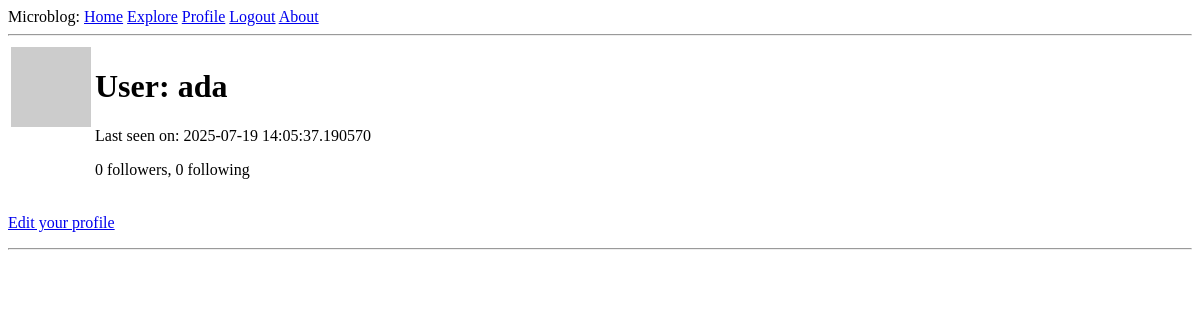
The page /user/ada (signed in) on the database as committed earlier.
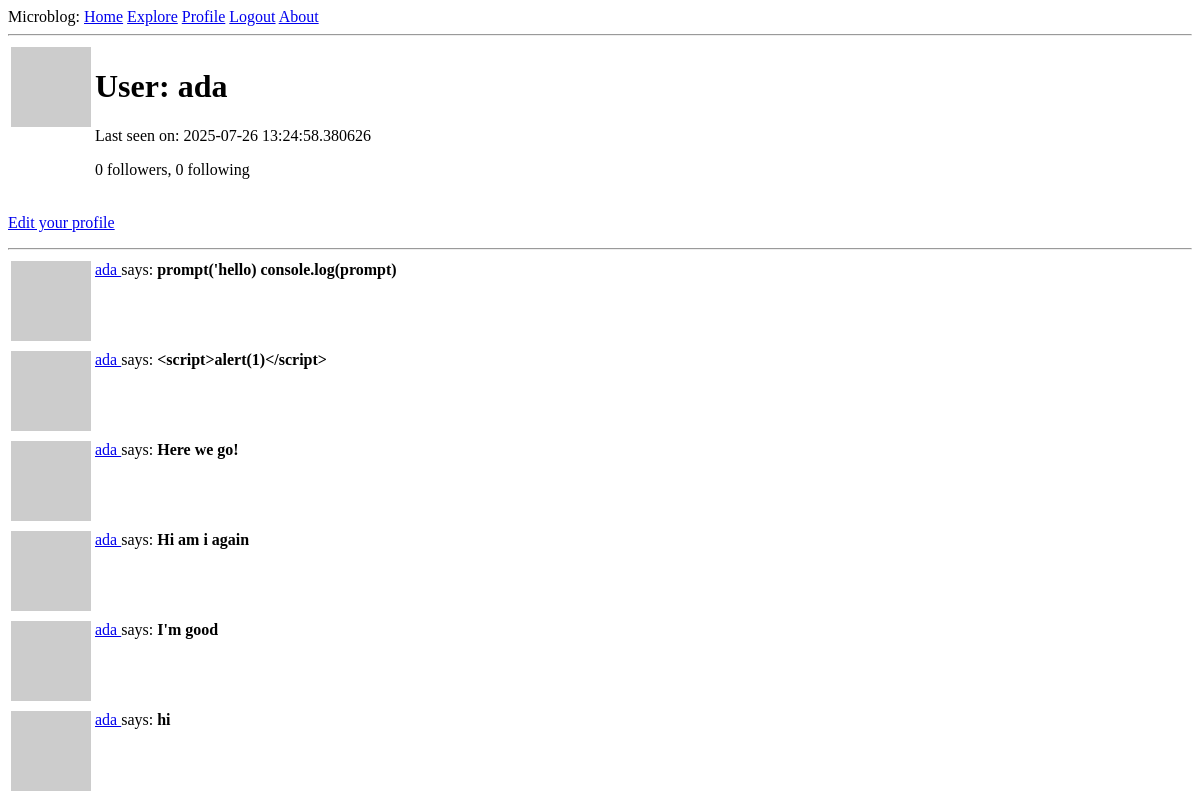
The same page on the database as committed later.
### app/models.py (models this page shows, shortened)
class User(UserMixin, db.Model):
    id: so.Mapped[int] = so.mapped_column(primary_key=True)
    username: so.Mapped[str] = so.mapped_column(sa.String(64), index=True, unique=True)
    email: so.Mapped[str] = so.mapped_column(sa.String(120), index=True, unique=True)
    password_hash: so.Mapped[Optional[str]] = so.mapped_column(sa.String(256))
    posts: so.WriteOnlyMapped['Post'] = so.relationship(back_populates='author')
    about_me: so.Mapped[Optional[str]] = so.mapped_column(sa.String(140))
    last_seen: so.Mapped[Optional[datetime]] = so.mapped_column(default=lambda:datetime.now(timezone.utc))
    following: so.WriteOnlyMapped['User'] = so.relationship(
        secondary=followers, primaryjoin=(followers.c.follower_id == id),
        secondaryjoin=(followers.c.followed_id == id),
        back_populates='followers')
    followers: so.WriteOnlyMapped['User'] = so.relationship(
        secondary=followers, primaryjoin=(followers.c.followed_id == id),
        secondaryjoin=(followers.c.follower_id == id),
        back_populates='following')
    def followers_count(self):
        query = sa.select(sa.func.count()).select_from(
            self.followers.select().subquery())
        return db.session.scalar(query)
    def following_count(self):
        query = sa.select(sa.func.count()).select_from(
            self.following.select().subquery())
        return db.session.scalar(query)
    def avatar(self, size):
        digest = md5(self.email.lower().encode('utf-8')).hexdigest()
        return f"https://www.gravatar.com/avatar/{digest}?d=identicon&s={size}"
    @login.user_loader
    def load_user(id):
        return db.session.get(User, int(id))

class Post(db.Model):
    id: so.Mapped[int] = so.mapped_column(primary_key=True)
    body: so.Mapped[str] = so.mapped_column(sa.String(140))
    timestamp: so.Mapped[datetime] = so.mapped_column(index=True, default=lambda: datetime.now(timezone.utc))
    user_id: so.Mapped[int] = so.mapped_column(sa.ForeignKey(User.id), index=True)
    author: so.Mapped[User] = so.relationship(back_populates='posts')

### app/routes.py (the view)
@app.route('/user/<username>')
@login_required
def user(username):
    form = EmptyForms()
    user = db.first_or_404(sa.select(User).where(User.username == username))
    page = request.args.get('page', 1, type=int)
    query = user.posts.select().order_by(Post.timestamp.desc())
    posts = db.paginate(query, page=page, per_page=app.config['POSTS_PER_PAGE'], error_out=False)
    next_url = url_for("user", page=posts.next_num) \
        if posts.has_next else None
    prev_url = url_for("user", page=posts.prev_num) \
        if posts.has_prev else None
    form = EmptyForms()
    return render_template('user.html', user=user, posts=posts.items, form=form, next_url=next_url, prev_url=prev_url)

### app/routes.py (called while the page is built)
@app.before_request
def before_request():
    if current_user.is_authenticated:
        current_user.last_seen = datetime.now(timezone.utc)
        db.session.commit()

### app/templates/user.html (shortened to what this page needs)
<!DOCTYPE html>
<html lang="en">
<head>
{% extends "base.html" %}
{% block content %}
    <table>
        <tr valign="top">
            <td><img src="{{ user.avatar(128)}}" alt=""></td>
            <td>
                <h1>User: {{ user.username }}</h1>
                {% if user.last_seen %}<p>Last seen on: {{ user.last_seen }}</p>{% endif %}
                <p>{{ user.followers_count() }} followers, {{ user.following_count() }} following</p>
            </td>
        </tr>
    </table>
    {% if user == current_user %}
    <p><a href="{{ url_for('edit_profile') }}">Edit your profile</a></p>
    {% endif %}
    <hr>
    {% for post in posts %}
        {% include '_post.html' %}
    {% endfor %}
{% endblock %}

### app/templates/_post.html (shortened to what this page needs)
<!DOCTYPE html>
<html lang="en">
<head>
</head>
<body>
    <table>
        <tr valign="top">
            <td><img src="{{ post.author.avatar(36) }}" alt=""></td>
            <td>
                <a href="{{ url_for('user', username=post.author.username) }}">
                    {{ post.author.username }}
                </a>
                says:
                <b>{{ post.body }}</b>
            </td>
        </tr>
    </table>
</body>
</html>

Rows that differ between the two databases and show on the page:
changed User "ada": last_seen "2025-07-19 14:05:37.190570" → "2025-07-26 13:24:58.380626"
added Post: author.username "ada", body "prompt('hello) console.log(prompt)"
added Post: author.username "ada", body "<script>alert(1)</script>"
added Post: author.username "ada", body "Here we go!"
added Post: author.username "ada", body "Hi am i again"
added Post: author.username "ada", body "I'm good"
added Post: author.username "ada", body "hi"
